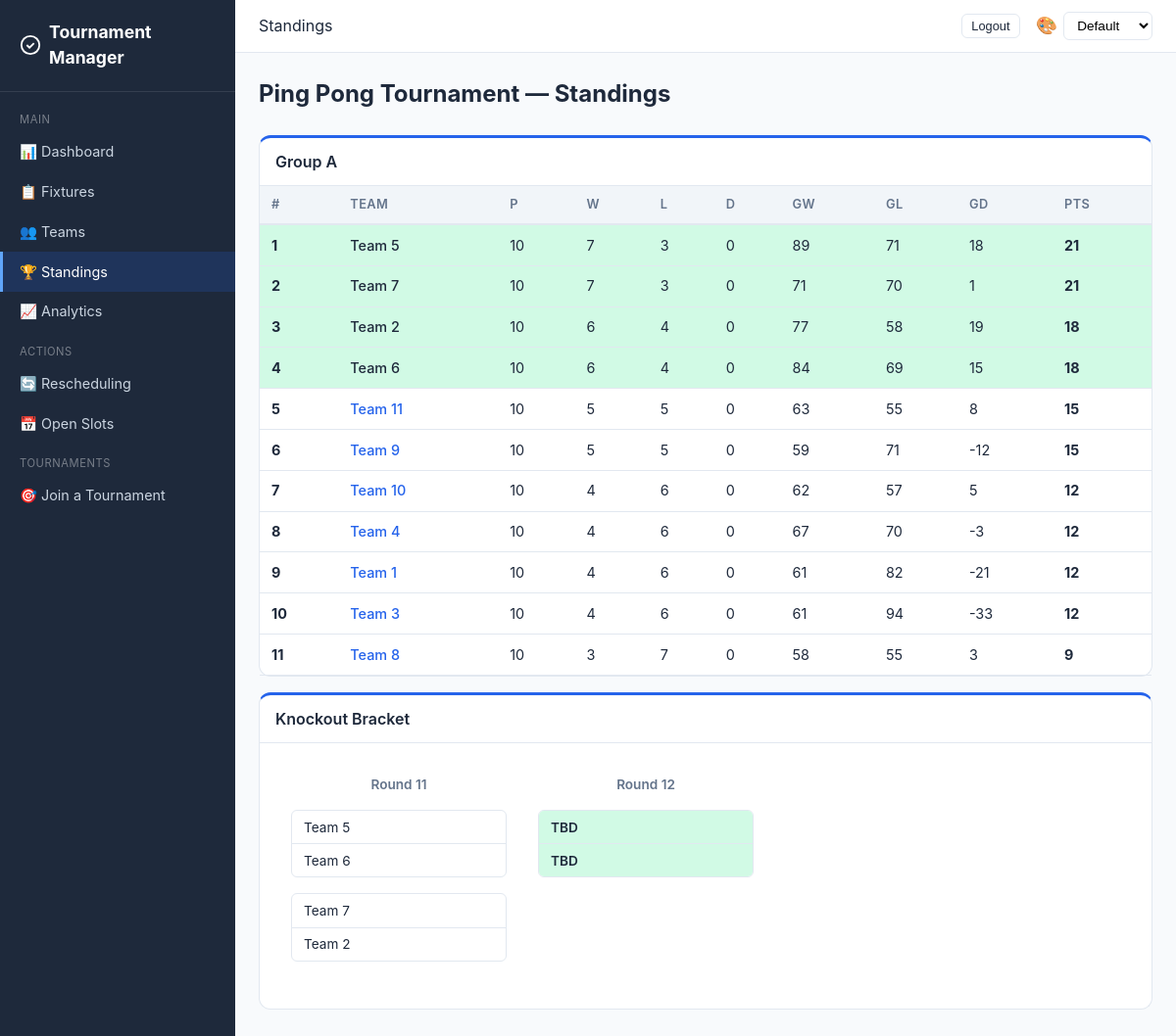
The app's page /standings/ (signed in), older data.
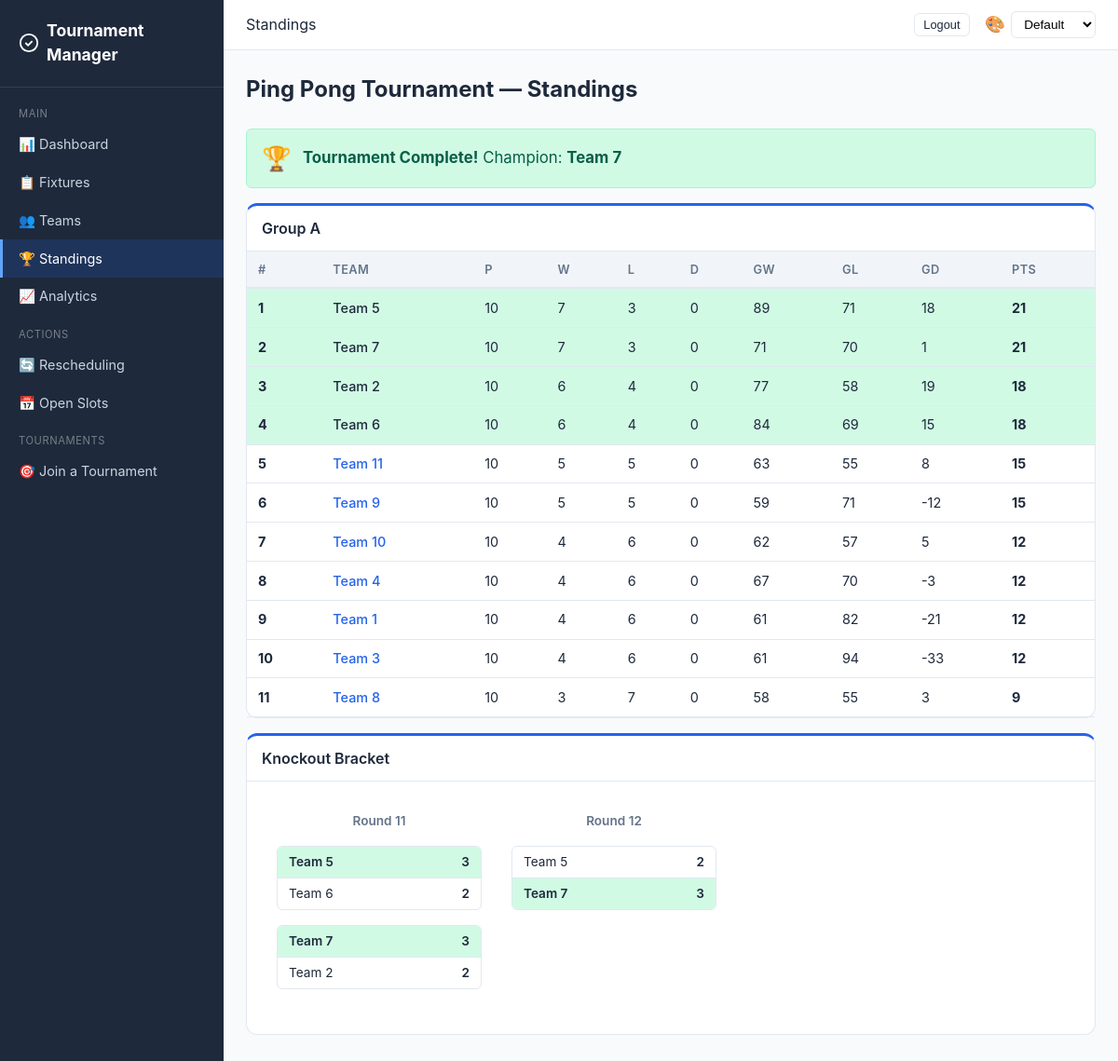
The same page, newer data.
### core/models.py (models this page shows, shortened)
class Tournament(models.Model):
    FORMAT_CHOICES = [
        ("round_robin", "Round Robin"),
        ("double_round_robin", "Double Round Robin"),
        ("knockout", "Knockout"),
        ("double_elimination", "Double Elimination"),
        ("consolation", "Consolation"),
        ("hybrid", "Hybrid (Groups + Knockout)"),
    ]
    SPORT_CHOICES = [
        ("badminton", "Badminton"),
        ("tennis", "Tennis"),
        ("volleyball", "Volleyball"),
        ("basketball", "Basketball"),
        ("soccer", "Soccer"),
        ("cricket", "Cricket"),
        ("table_tennis", "Table Tennis"),
        ("other", "Other"),
    ]
    WITHDRAWAL_POLICY_CHOICES = [
        ("forfeit", "Forfeit remaining matches"),
        ("void", "Void remaining matches"),
    ]
    name = models.CharField(max_length=200)
    sport_type = models.CharField(
        max_length=30, choices=SPORT_CHOICES, default="other",
        help_text="Type of sport for this tournament",
    )
    format = models.CharField(max_length=30, choices=FORMAT_CHOICES)
    players_per_team = models.IntegerField(
        default=1, help_text="Number of players required per team",
    )
    status = models.CharField(
        max_length=20,
        choices=[
            ("setup", "Setup"),
            ("registration_open", "Registration Open"),
            ("ready", "Ready for Scheduling"),
            ("scheduled", "Schedule Draft Ready"),
            ("active", "Active"),
            ("completed", "Completed"),
        ],
        default="setup",
    )
    created_at = models.DateTimeField(auto_now_add=True)
    started_at = models.DateTimeField(null=True, blank=True)
    completed_at = models.DateTimeField(null=True, blank=True)
    start_date = models.DateField(
        default=timezone.localdate,
        null=True,
        blank=True,
        help_text="Date from which automatic scheduling should begin",
    )
    expected_teams_count = models.PositiveIntegerField(
        default=0,
        blank=True,
        help_text="Expected number of teams before the tournament can start",
    )
    points_per_win = models.IntegerField(default=3)
    points_per_loss = models.IntegerField(default=0)
    points_per_draw = models.IntegerField(default=1)
    tiebreaker_order = models.TextField(
        default='["game_diff", "games_won", "head_to_head"]'
    )
    num_groups = models.IntegerField(default=2, help_text="For hybrid format")
    teams_per_group_advance = models.IntegerField(
        default=2, help_text="Teams advancing from each group"
    )
    withdrawal_policy = models.CharField(
        max_length=20, choices=WITHDRAWAL_POLICY_CHOICES, default="forfeit"
    )
    default_match_duration = models.IntegerField(
        default=30, help_text="Minutes per match"
    )
    champion = models.ForeignKey(
        "Team",
        null=True,
        blank=True,
        on_delete=models.SET_NULL,
        related_name="championships",
        help_text="Team that won the tournament",
    )
    def get_tiebreaker_order(self):
        return json.loads(self.tiebreaker_order)

class Team(models.Model):
    STATUS_CHOICES = [
        ("active", "Active"),
        ("withdrawn", "Withdrawn"),
    ]
    user = models.ForeignKey(User, on_delete=models.CASCADE, related_name="captained_teams")
    tournament = models.ForeignKey(
        Tournament, on_delete=models.CASCADE, related_name="teams"
    )
    name = models.CharField(max_length=100)
    department = models.CharField(max_length=120, blank=True, default="")
    status = models.CharField(max_length=20, choices=STATUS_CHOICES, default="active")
    withdrawn_at = models.DateTimeField(null=True, blank=True)
    group = models.CharField(max_length=5, blank=True, default="")
    preferred_courts = models.ManyToManyField(Court, blank=True, related_name="preferred_by")
    availability_notes = models.TextField(blank=True, default="")
    seed = models.IntegerField(default=0)
    class Meta:
        unique_together = [["tournament", "name"], ["tournament", "user"]]

class Match(models.Model):
    STATUS_CHOICES = [
        ("upcoming", "Upcoming"),
        ("in_progress", "In Progress"),
        ("pending_confirmation", "Pending Confirmation"),
        ("confirmed", "Done"),
        ("disputed", "Disputed"),
        ("cancelled", "Cancelled"),
        ("forfeited", "Forfeited"),
        ("bye", "Bye"),
    ]
    tournament = models.ForeignKey(
        Tournament, on_delete=models.CASCADE, related_name="matches"
    )
    match_number = models.IntegerField()
    team1 = models.ForeignKey(
        Team, on_delete=models.CASCADE, related_name="home_matches", null=True, blank=True
    )
    team2 = models.ForeignKey(
        Team, on_delete=models.CASCADE, related_name="away_matches", null=True, blank=True
    )
    court = models.ForeignKey(
        Court, on_delete=models.SET_NULL, null=True, blank=True, related_name="matches"
    )
    scheduled_time = models.DateTimeField(null=True, blank=True)
    scheduled_end_time = models.DateTimeField(null=True, blank=True)
    status = models.CharField(max_length=25, choices=STATUS_CHOICES, default="upcoming")
    score_team1 = models.IntegerField(null=True, blank=True)
    score_team2 = models.IntegerField(null=True, blank=True)
    submitted_by = models.ForeignKey(
        Team, on_delete=models.SET_NULL, null=True, blank=True, related_name="submitted_scores"
    )
    confirmed_by = models.ForeignKey(
        Team, on_delete=models.SET_NULL, null=True, blank=True, related_name="confirmed_scores"
    )
    winner = models.ForeignKey(
        Team, on_delete=models.SET_NULL, null=True, blank=True, related_name="won_matches"
    )
    notes = models.TextField(blank=True, default="")
    round_number = models.IntegerField(default=1)
    bracket_position = models.IntegerField(default=0)
    bracket_type = models.CharField(max_length=20, default="winners")
    next_match = models.ForeignKey(
        "self", on_delete=models.SET_NULL, null=True, blank=True, related_name="previous_matches"
    )
    group = models.CharField(max_length=5, blank=True, default="")
    created_at = models.DateTimeField(auto_now_add=True)
    updated_at = models.DateTimeField(auto_now=True)
    class Meta:
        ordering = ["match_number"]

### core/views.py (the view)
# urls.py: path("standings/", views.standings_view, name="standings"),
@login_required
def standings_view(request):
    tournament = _get_tournament(request)
    if tournament:
        _expire_no_show_reports(tournament)
    context = {"tournament": tournament}
    if tournament:
        if tournament.format in ("round_robin", "double_round_robin", "hybrid"):
            if tournament.format == "hybrid":
                groups = sorted(set(
                    tournament.teams.exclude(group="").values_list("group", flat=True)
                ))
                group_standings = {}
                for g in groups:
                    group_standings[g] = calculate_standings(tournament, group=g)
                context["group_standings"] = group_standings
                ko_matches = tournament.matches.filter(group="", bracket_type="winners")
                if ko_matches.exists():
                    context["bracket"] = get_bracket_data(tournament)
            else:
                context["standings"] = calculate_standings(tournament)
        if tournament.format in ("knockout", "double_elimination", "consolation"):
            context["bracket"] = get_bracket_data(tournament)
    context.update(_tournament_context(request, tournament))
    return _render_refreshable_page(
        request,
        "core/standings.html",
        "core/partials/standings_content.html",
        context,
    )

### templates/core/standings.html (shortened to what this page needs)
{% extends "core/base.html" %}
{% block page_header %}Standings{% endblock %}
{% block content %}
<h1 class="page-title">{% if tournament %}{{ tournament.name }} — {% endif %}Standings</h1>
<div id="standings-live-region" data-auto-refresh="true" data-refresh-interval="15000">
    {% include "core/partials/standings_content.html" %}
</div>
{% endblock %}

### templates/core/base.html (shortened to what this page needs)
{% load static %}
<!DOCTYPE html>
<html lang="en">
<head>
    <link rel="stylesheet" href="{% static 'css/style.css' %}?v={% now 'YmdHis' %}">
</head>
<body>
{% if user.is_authenticated %}
<div class="app-layout">
    <aside class="sidebar">
        <div class="sidebar-brand">
            <svg viewBox="0 0 24 24" fill="none" stroke="currentColor" stroke-width="2"><circle cx="12" cy="12" r="10"/><path d="M8 12l3 3 5-5"/></svg>
            Tournament Manager
        </div>
        <nav class="sidebar-nav">
            <div class="sidebar-section">Main</div>
            <a href="{% url 'dashboard' %}" class="{% if request.resolver_match.url_name == 'dashboard' %}active{% endif %}">📊 Dashboard</a>
            <a href="{% url 'fixtures' %}" class="{% if request.resolver_match.url_name == 'fixtures' %}active{% endif %}">📋 Fixtures</a>
            <a href="{% url 'teams' %}" class="{% if request.resolver_match.url_name == 'teams' or request.resolver_match.url_name == 'team_detail' %}active{% endif %}">👥 Teams</a>
            <a href="{% url 'standings' %}" class="{% if request.resolver_match.url_name == 'standings' %}active{% endif %}">🏆 Standings</a>
            <a href="{% url 'analytics' %}" class="{% if request.resolver_match.url_name == 'analytics' %}active{% endif %}">📈 Analytics</a>
            <div class="sidebar-section">Actions</div>
            <a href="{% url 'rescheduling' %}" class="{% if request.resolver_match.url_name == 'rescheduling' %}active{% endif %}">🔄 Rescheduling</a>
            <a href="{% url 'open_slots' %}" class="{% if request.resolver_match.url_name == 'open_slots' %}active{% endif %}">📅 Open Slots</a>
            {% if team %}
            <div class="sidebar-section">My Team</div>
            <a href="{% url 'team_detail' pk=team.pk %}" class="{% if request.resolver_match.url_name == 'team_detail' %}active{% endif %}">🏅 {{ team.name }}</a>
            {% if joinable_tournaments %}
            <a href="{% url 'join_tournament_list' %}" class="{% if request.resolver_match.url_name == 'join_tournament_list' or request.resolver_match.url_name == 'join_tournament' or request.resolver_match.url_name == 'create_team' %}active{% endif %}" style="margin-top:0.5rem;">➕ Join New Tournament
                <span style="font-size:0.7rem;background:var(--primary);color:#fff;border-radius:10px;padding:1px 7px;margin-left:0.3rem;vertical-align:middle;">{{ joinable_tournaments|length }}</span>
            </a>
            {% endif %}
            {% else %}
            <div class="sidebar-section">Tournaments</div>
            <a href="{% url 'join_tournament_list' %}" class="">🎯 Join a Tournament</a>
            {% endif %}
        </nav>
    </aside>
    <div class="main-content">
        <header class="topbar">
            <div class="topbar-left">
                <span>{% block page_header %}{% endblock %}</span>
            </div>
            <div class="topbar-right">
                <form method="post" action="{% url 'logout' %}" style="display:inline;">
                    <button type="submit" class="btn btn-outline btn-sm">Logout</button>
                </form>
                <div class="theme-picker">
                    <label for="themeSelect" style="font-size:1.1rem;cursor:default;" title="Theme">🎨</label>
                    <select id="themeSelect" class="form-select" style="width:auto;padding:0.3rem 0.55rem;font-size:0.85rem;">
                        <option value="default">Default</option>
                    </select>
                </div>
            </div>
        </header>
        <div class="content">
            {% block content %}{% endblock %}
        </div>
    </div>
</div>
{% endif %}
</body>
</html>

### templates/core/partials/standings_content.html (shortened to what this page needs)
{% if tournament and tournament.status == 'completed' %}
<div class="alert alert-success" style="display:flex;align-items:center;gap:0.75rem;font-size:1.05rem;margin-bottom:1rem;">
    <span style="font-size:1.6rem;">🏆</span>
    <div>
        <strong>Tournament Complete!</strong>
        {% if tournament.champion %}
            Champion: <strong>{{ tournament.champion.name }}</strong>
        {% else %}
            No champion recorded.
        {% endif %}
    </div>
</div>
{% endif %}
{% if group_standings %}
{% for group_name, st in group_standings.items %}
<div class="card">
    <div class="card-header">Group {{ group_name }}</div>
    <div class="table-container">
    <table>
        <thead>
            <tr><th>#</th><th>Team</th><th>P</th><th>W</th><th>L</th><th>D</th><th>GW</th><th>GL</th><th>GD</th><th>Pts</th></tr>
        </thead>
        <tbody>
            {% for s in st %}
            <tr{% if s.rank <= tournament.teams_per_group_advance %} class="row-advance"{% endif %}>
                <td><strong>{{ s.rank }}</strong></td>
                <td><a href="{% url 'team_detail' pk=s.team.pk %}">{{ s.team.name }}</a></td>
                <td>{{ s.played }}</td>
                <td>{{ s.wins }}</td>
                <td>{{ s.losses }}</td>
                <td>{{ s.draws }}</td>
                <td>{{ s.games_won }}</td>
                <td>{{ s.games_lost }}</td>
                <td>{{ s.game_diff }}</td>
                <td><strong>{{ s.points }}</strong></td>
            </tr>
            {% endfor %}
        </tbody>
    </table>
    </div>
</div>
{% endfor %}
{% endif %}
{% if bracket %}
<div class="card mt-2">
    <div class="card-header">Knockout Bracket</div>
    <div class="card-body">
        <div class="bracket-container" style="display:flex; align-items:flex-start;">
            {% for round_num, round_matches in bracket.items %}
            <div class="bracket-round">
                <div class="bracket-round-title">Round {{ round_num }}</div>
                {% for m in round_matches %}
                <div class="bracket-match">
                    <div class="bracket-team {% if m.winner == m.team1 %}winner{% endif %}">
                        <span>{{ m.team1.name|default:"TBD" }}</span>
                        <span class="bracket-score">{{ m.score_team1|default:"" }}</span>
                    </div>
                    <div class="bracket-team {% if m.winner == m.team2 %}winner{% endif %}">
                        <span>{{ m.team2.name|default:"TBD" }}</span>
                        <span class="bracket-score">{{ m.score_team2|default:"" }}</span>
                    </div>
                </div>
                {% endfor %}
            </div>
            {% endfor %}
        </div>
    </div>
</div>
{% endif %}

Row changes from the older to the newer data that the page shows:
changed Tournament "Ping Pong Tournament": status "active" → "completed" (drawn); champion.name (not shown) → "Team 7"
changed Match "Team 6": winner_id empty → 75 (drawn); score_team1 (not shown) → "3"; score_team2 (not shown) → "2"
changed Match "Team 2": winner_id empty → 77 (drawn); score_team1 (not shown) → "3"; score_team2 (not shown) → "2"
changed Match (number 3 of 3 on the later page): winner_id empty → 77 (drawn); team1.name "TBD" → "Team 5"; score_team1 (not shown) → "2"; team2.name "TBD" → "Team 7"; score_team2 (not shown) → "3"
Text that changed along with them:
text now shown: "🏆 Tournament Complete! Champion:"
